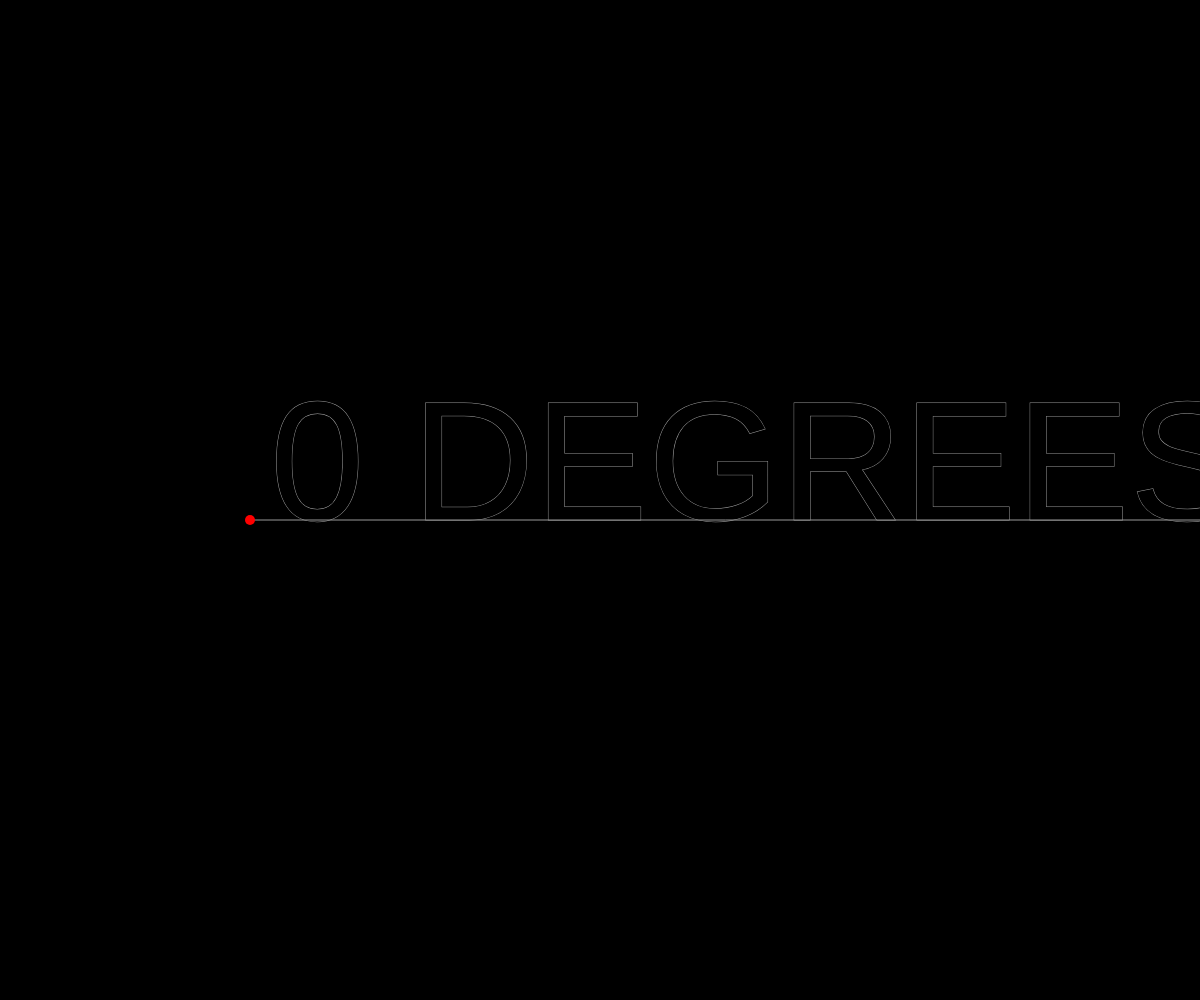
Frame 1 (no input)
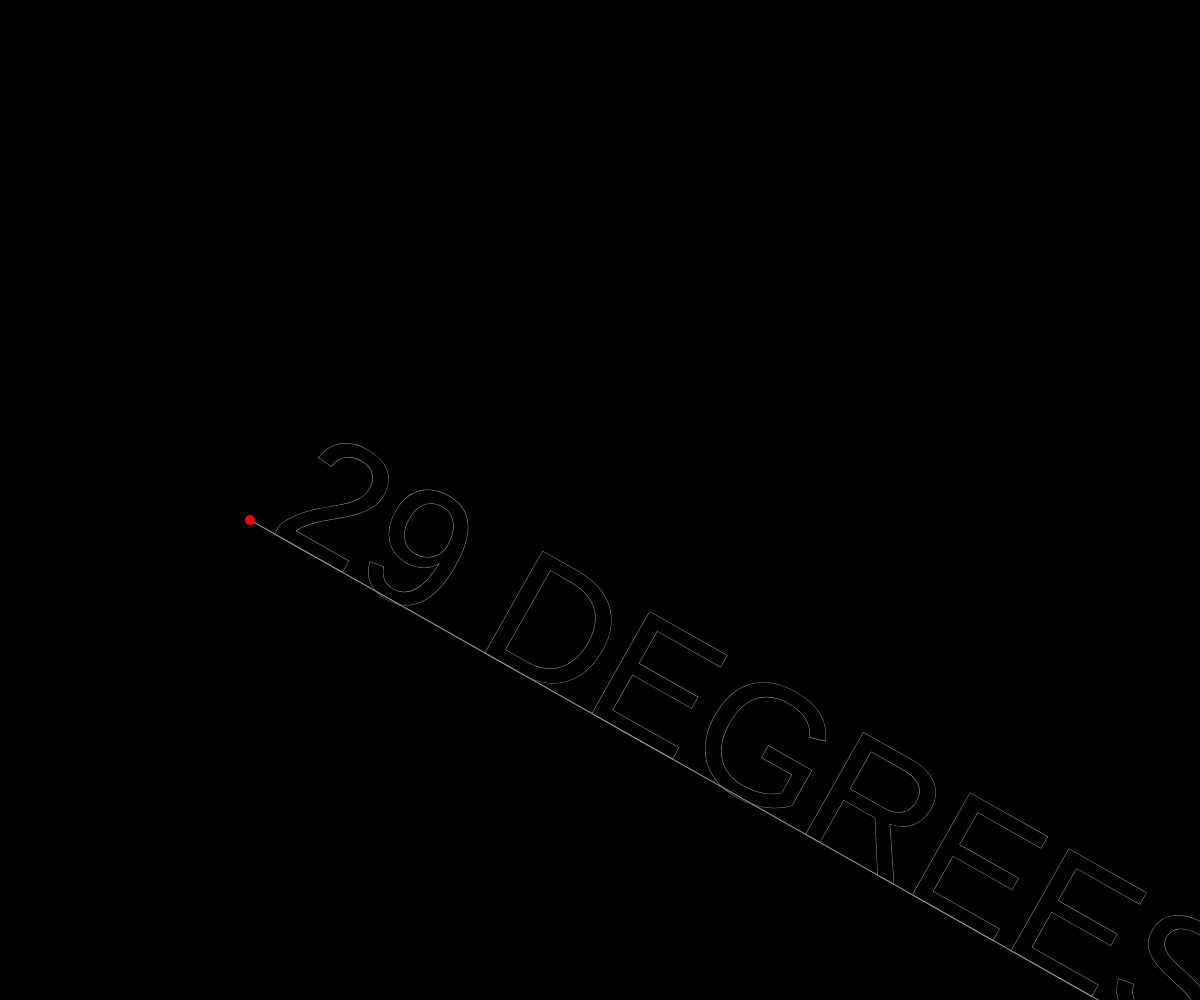
Frame 60 (no input)
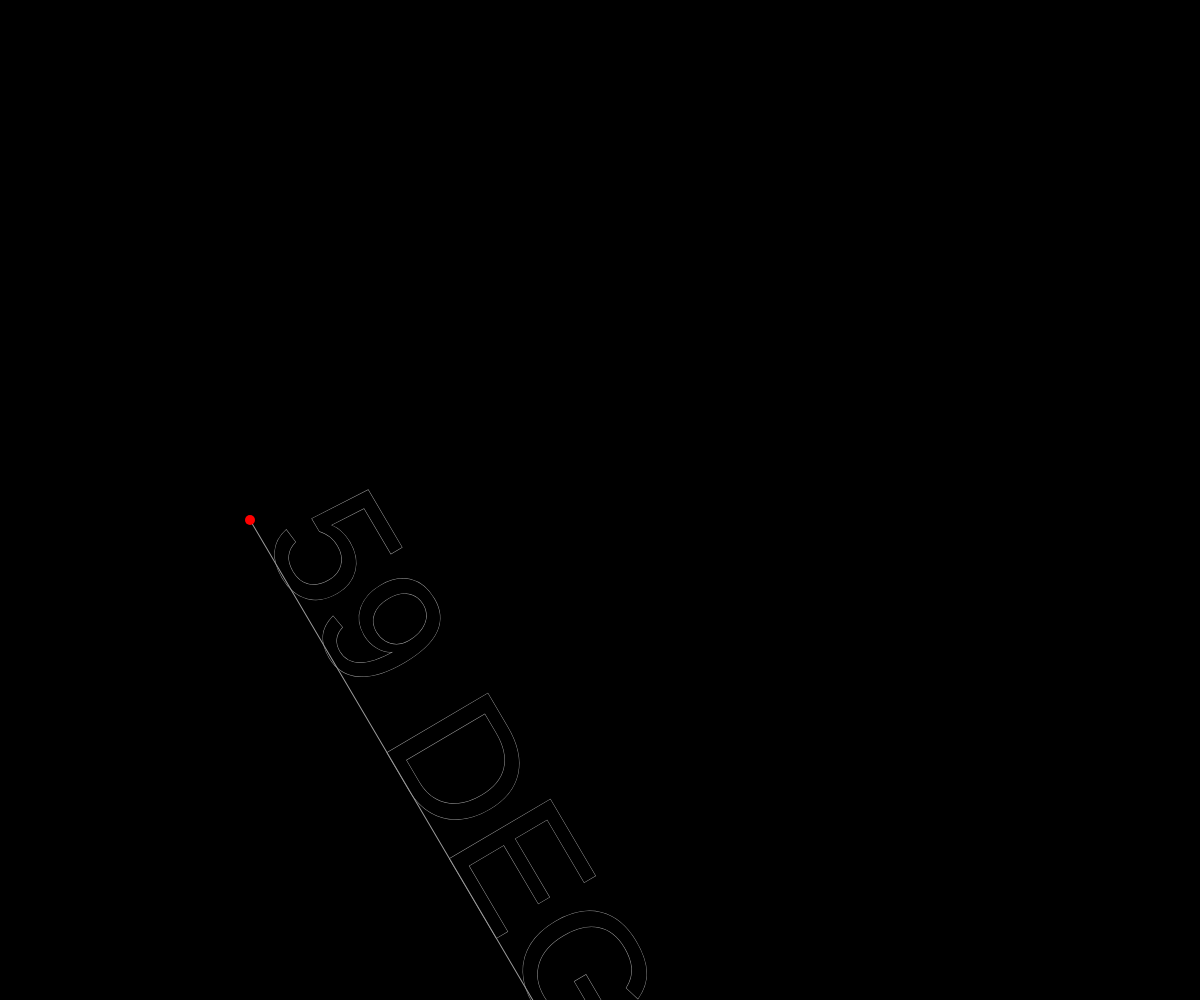
Frame 120 (the mouse pressed at the canvas centre since frame 60)

The p5.js sketch that drew these frames (run headless with seeded random() and noise() and a simulated clock; from frame 60 on, the mouse is pressed at the canvas centre):

// p5.js sketch
// ── sketch.js
//code from https://p5js.org/examples/typography-text-rotation.html
//code edited in regards to position, speed, size, font 
let angleRotate = 0.0;


function setup() {
  createCanvas(windowWidth, windowHeight);
  }



function draw() {
  background(0);

  strokeWeight(1);
  stroke(153);
  textSize(170);
  push();
  translate(250, 520);
  rotate(radians(angleRotate));
  text(int(angleRotate) % 360 + " DEGREES ", 20, 0);
  line(0, 0, 1170, 0);
  pop();
  
  angleRotate += 0.50;

  stroke(255, 0, 0);
  strokeWeight(10);
  point(250, 520);
}

function segment(c,w,x,y,a){
  push();
  translate(x, y);
  rotate(a+PI);
  //line(0, 0, -w, 0);
  //ellipse(0,0,10,10);
  
  text(c,0,0);
  
  //pg.text(c,0,0);
  pop();
}




// ── style.css
html, body {
  margin: 0;
  padding: 0;
  color:rgb(101, 101, 101);
  font-family: HelveticaNeue;
  src: url(helvetica-neue-5/HelveticaNeueRoman.otfx);
  overflow: hidden;
}

canvas {
  display: block;
}


#wrapper{
  /* margin: 10px; */
  padding: 10px;
  display: flex;
  position: absolute;
  font-size: 8em;
  top: -20%;
  left: 2%;
  height: 10VH;
}
#wrapper2{
  /* margin: 10px; */
  padding: 10px;
  display: flex;
  position: fixed;
  font-size: 8em;
  top: -2%;
  left: 2%;
  height: 10VH;
}
#wrapper3{
  /* margin: 10px; */
  padding: 10px;
  display: flex;
  position: fixed;
  font-size: 8em;
  top: 16%;
  left: 2%;
  height: 10VH;
}

#title{
  color: red;
  font-style: italic;
}

#stop{
  color: black;
  -webkit-text-stroke: 1px;
  -webkit-text-stroke-color:red;
}

#inspo{
  color: black;
  -webkit-text-stroke: 1px;
  -webkit-text-stroke-color:rgb(101, 101, 101);
  text-decoration: underline;
}

#inspo:hover{
  color: white;
  -webkit-text-stroke: 1px;
  -webkit-text-stroke-color: white;
  text-decoration-color: white;
  text-decoration: underline;
}

#progress{
  color: black;
  -webkit-text-stroke: 1px;
  -webkit-text-stroke-color:rgb(101, 101, 101);
  text-decoration: underline;
}

#progress:hover{
  color: white;
  -webkit-text-stroke: 1px;
  -webkit-text-stroke-color: white;
  text-decoration-color: white;
  text-decoration: underline;
}

#activities{
  color: black;
  -webkit-text-stroke: 1px;
  -webkit-text-stroke-color:rgb(101, 101, 101);
  text-decoration: underline;
}

#activities:hover{
  color: white;
  -webkit-text-stroke: 1px;
  -webkit-text-stroke-color: white;
  text-decoration-color: white;
  text-decoration: underline;
}

#return{
  color: black;
  -webkit-text-stroke: 1px;
  -webkit-text-stroke-color:rgb(101, 101, 101);
  text-decoration: underline;
}


#return:hover{
  color: white;
  -webkit-text-stroke: 1px;
  -webkit-text-stroke-color: white;
  text-decoration-color: white;
  text-decoration: underline;
}
